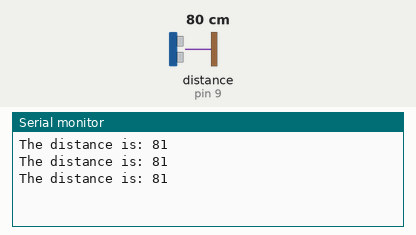
Bench run of a sketch on a simulated Arduino Uno, built with avr-gcc and run on an emulated ATmega328P. Parts: the last lines printed to the serial monitor. Inputs (shaded band) come from the test bench; at power-on: distance to the obstacle (sensor on pin 9) 80 cm. The echo pulse lasts 58.3 µs per cm.

Above: at 1.2 s.
1.3 s: distance to the obstacle (sensor on pin 9) set to 2 cm
At 2.0 s:
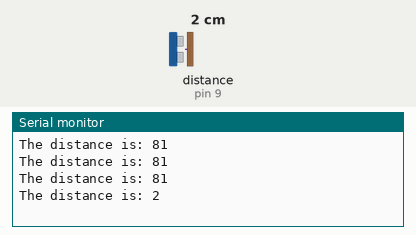
2.8 s: distance to the obstacle (sensor on pin 9) set to 4 cm
At 3.5 s:
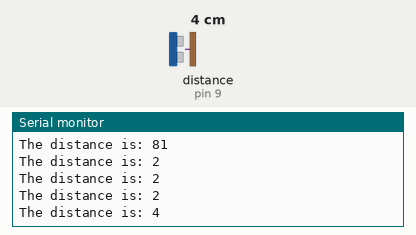
Timing chart, 0 to 5.8 s (numbered marks = the images above; inputs shaded):
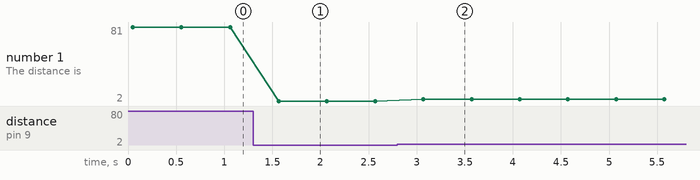

The sketch:

Sensore_ad_ultrasuoni.ino
```cpp
#include <NewPing.h>
NewPing sonar (10, 9, 350);
int dist;

#define TRIGGER_PIN 10
#define ECHO_PIN 9

void setup() {
  Serial.begin(9600);
  delay (50);
}

void loop() {
  Serial.print("The distance is: ");
  dist = sonar.ping_cm();
  Serial.println(dist);
  delay(500);
}
```

Measured:
- after the input at 1.3 s, the serial monitor: prints a new line after 0.27 s (image 1)
- after the input at 2.8 s, the serial monitor: prints a new line after 0.27 s (image 2)
- plotted number 1: 81 → 2 after the input at 1.3 s, 2 → 4 after the input at 2.8 s
